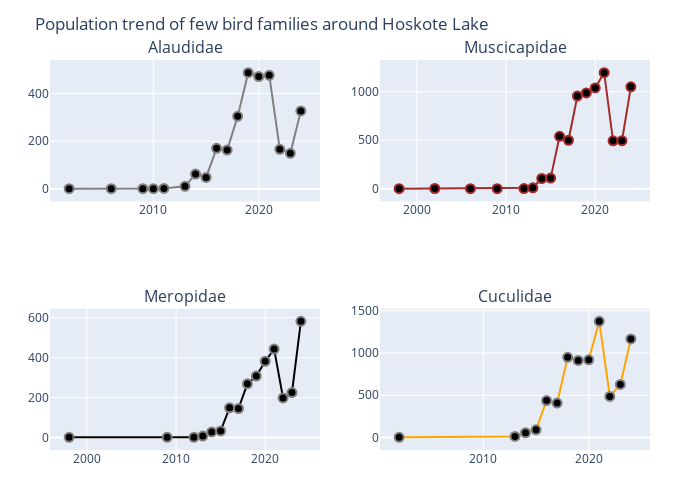

Notebook cell for this chart:
### Code cell
# Plot the trend of Alaudidae, Muscicapidae, Meropidae and Cuculidae families

using PlotlyJS

Alaudidae_plot() = scatter(
    x=result_Alaudidae.OBSERVATION_DATE_YEAR_ONLY,
    y=result_Alaudidae.count,
    mode="lines+markers",
    marker=attr(
        size=9,
        color="black",
        symbol="circle",
        line=attr(width=2, color="grey")
    ),
    line=attr(color="grey", width=2)
)

Muscicapidae_plot() = scatter(
    x=result_Muscicapidae.OBSERVATION_DATE_YEAR_ONLY,
    y=result_Muscicapidae.count,
    mode="lines+markers",
    marker=attr(
        size=9,
        color="black",
        symbol="circle",
        line=attr(width=2, color="lightbrown")
    ),
    line=attr(color="brown", width=2)
)

Meropidae_plot() = scatter(
    x=result_Meropidae.OBSERVATION_DATE_YEAR_ONLY,
    y=result_Meropidae.count,
    mode="lines+markers",
    marker=attr(
        size=9,
        color="black",
        symbol="circle",
        line=attr(width=2, color="grey")
    ),
    line=attr(color="darkbrown", width=2)
)

Cuculidae_plot() = scatter(
    x=result_Cuculidae.OBSERVATION_DATE_YEAR_ONLY,
    y=result_Cuculidae.count,
    mode="lines+markers",
    marker=attr(
        size=9,
        color="black",
        symbol="circle",
        line=attr(width=2, color="grey")
    ),
    line=attr(color="orange", width=2)
)

plot_Alaudidae = plot(Alaudidae_plot(), Layout(title="Alaudidae"))
plot_Muscicapidae = plot(Muscicapidae_plot(), Layout(title="Muscicapidae"))
plot_Meropidae = plot(Meropidae_plot(), Layout(title="Meropidae"))
plot_Cuculidae = plot(Cuculidae_plot(), Layout(title="Cuculidae"))

plot_family3 = [plot_Alaudidae plot_Muscicapidae ; plot_Meropidae plot_Cuculidae]

relayout!(plot_family3, 
    height = 500,
    width = 700,
    title="Population trend of few bird families around Hoskote Lake",
    showlegend = false,   
    )

plot_family3

### Figure 1 — Plotly figure (JSON) as saved in the notebook; plotly's stock layout.template omitted (floating-point values rounded to 4 significant figures)
{"data": [{"line": {"color": "grey", "width": 2}, "marker": {"color": "black", "line": {"color": "grey", "width": 2}, "size": 9, "symbol": "circle"}, "mode": "lines+markers", "type": "scatter", "x": [2002, 2006, 2009, 2010, 2011, 2013, 2014, 2015, 2016, 2017, 2018, 2019, 2020, 2021, 2022, 2023, 2024], "xaxis": "x1", "y": [1, 1, 1, 1, 2, 11, 62, 48, 170, 163, 304, 487, 471, 476, 166, 149, 327], "yaxis": "y1"}, {"line": {"color": "brown", "width": 2}, "marker": {"color": "black", "line": {"color": "lightbrown", "width": 2}, "size": 9, "symbol": "circle"}, "mode": "lines+markers", "type": "scatter", "x": [1998, 2002, 2006, 2009, 2012, 2013, 2014, 2015, 2016, 2017, 2018, 2019, 2020, 2021, 2022, 2023, 2024], "xaxis": "x2", "y": [1, 3, 1, 1, 2, 10, 106, 110, 541, 500, 956, 988, 1039, 1196, 494, 495, 1050], "yaxis": "y2"}, {"line": {"color": "darkbrown", "width": 2}, "marker": {"color": "black", "line": {"color": "grey", "width": 2}, "size": 9, "symbol": "circle"}, "mode": "lines+markers", "type": "scatter", "x": [1998, 2009, 2012, 2013, 2014, 2015, 2016, 2017, 2018, 2019, 2020, 2021, 2022, 2023, 2024], "xaxis": "x3", "y": [1, 1, 1, 7, 28, 33, 149, 145, 269, 308, 382, 443, 198, 225, 582], "yaxis": "y3"}, {"line": {"color": "orange", "width": 2}, "marker": {"color": "black", "line": {"color": "grey", "width": 2}, "size": 9, "symbol": "circle"}, "mode": "lines+markers", "type": "scatter", "x": [2002, 2013, 2014, 2015, 2016, 2017, 2018, 2019, 2020, 2021, 2022, 2023, 2024], "xaxis": "x4", "y": [3, 13, 57, 92, 438, 408, 949, 912, 919, 1375, 487, 629, 1167], "yaxis": "y4"}], "layout": {"annotations": [{"font": {"size": 16}, "showarrow": false, "text": "Alaudidae", "x": 0.225, "xanchor": "center", "xref": "paper", "y": 1, "yanchor": "bottom", "yref": "paper"}, {"font": {"size": 16}, "showarrow": false, "text": "Muscicapidae", "x": 0.775, "xanchor": "center", "xref": "paper", "y": 1, "yanchor": "bottom", "yref": "paper"}, {"font": {"size": 16}, "showarrow": false, "text": "Meropidae", "x": 0.225, "xanchor": "center", "xref": "paper", "y": 0.3625, "yanchor": "bottom", "yref": "paper"}, {"font": {"size": 16}, "showarrow": false, "text": "Cuculidae", "x": 0.775, "xanchor": "center", "xref": "paper", "y": 0.3625, "yanchor": "bottom", "yref": "paper"}], "height": 500, "margin": {"b": 50, "l": 50, "r": 50, "t": 60}, "showlegend": false, "title": "Population trend of few bird families around Hoskote Lake", "width": 700, "xaxis1": {"anchor": "y1", "domain": [0, 0.45]}, "xaxis2": {"anchor": "y2", "domain": [0.55, 1]}, "xaxis3": {"anchor": "y3", "domain": [0, 0.45]}, "xaxis4": {"anchor": "y4", "domain": [0.55, 1]}, "yaxis1": {"anchor": "x1", "domain": [0.6375, 1]}, "yaxis2": {"anchor": "x2", "domain": [0.6375, 1]}, "yaxis3": {"anchor": "x3", "domain": [5.551e-17, 0.3625]}, "yaxis4": {"anchor": "x4", "domain": [5.551e-17, 0.3625]}}}
